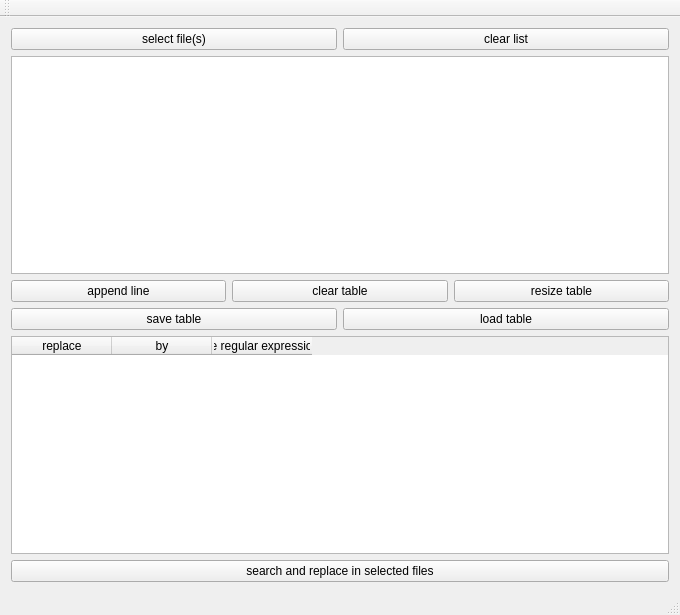
<?xml version="1.0" encoding="UTF-8"?>
<ui version="4.0">
 <class>MainWindow</class>
 <widget class="QMainWindow" name="MainWindow">
  <property name="geometry">
   <rect>
    <x>0</x>
    <y>0</y>
    <width>680</width>
    <height>615</height>
   </rect>
  </property>
  <property name="windowTitle">
   <string>MainWindow</string>
  </property>
  <widget class="QWidget" name="centralWidget">
   <layout class="QGridLayout" name="gridLayout">
    <item row="6" column="0">
     <widget class="QPushButton" name="pushButtonSearchAndReplace">
      <property name="text">
       <string>search and replace in selected files</string>
      </property>
     </widget>
    </item>
    <item row="3" column="0">
     <layout class="QHBoxLayout" name="horizontalLayout">
      <item>
       <widget class="QPushButton" name="pushButtonAppendLine">
        <property name="text">
         <string>append line</string>
        </property>
       </widget>
      </item>
      <item>
       <widget class="QPushButton" name="pushButtonClearTable">
        <property name="text">
         <string>clear table</string>
        </property>
       </widget>
      </item>
      <item>
       <widget class="QPushButton" name="pushButtonResizeTable">
        <property name="text">
         <string>resize table</string>
        </property>
       </widget>
      </item>
     </layout>
    </item>
    <item row="4" column="0">
     <layout class="QHBoxLayout" name="horizontalLayout_3">
      <item>
       <widget class="QPushButton" name="pushButtonSaveTable">
        <property name="text">
         <string>save table</string>
        </property>
       </widget>
      </item>
      <item>
       <widget class="QPushButton" name="pushButtonLoadTable">
        <property name="text">
         <string>load table</string>
        </property>
       </widget>
      </item>
     </layout>
    </item>
    <item row="0" column="0">
     <layout class="QHBoxLayout" name="horizontalLayout_2">
      <item>
       <widget class="QPushButton" name="pushButtonSelectFiles">
        <property name="text">
         <string>select file(s)</string>
        </property>
       </widget>
      </item>
      <item>
       <widget class="QPushButton" name="pushButtonClearFileList">
        <property name="text">
         <string>clear list</string>
        </property>
       </widget>
      </item>
     </layout>
    </item>
    <item row="1" column="0">
     <widget class="QListWidget" name="listWidget"/>
    </item>
    <item row="5" column="0">
     <widget class="QTableWidget" name="tableWidget">
      <property name="toolTip">
       <string>&lt;html&gt;&lt;head&gt;&lt;style&gt;table {
	border-spacing: 0px;
}
td {
	padding: 7px 3px 7px 3px;
	vertical-align: top;
}
&lt;/style&gt;&lt;/head&gt;&lt;body&gt;
	&lt;tr&gt;
		&lt;td&gt;yes&lt;/td&gt;
		&lt;td&gt;use regular expressions&lt;/td&gt;
	&lt;/tr&gt;
	&lt;tr&gt;
		&lt;td&gt;no&lt;/td&gt;
		&lt;td&gt;do not use regular expressions&lt;/td&gt;
	&lt;/tr&gt;
&lt;/table&gt;&lt;/body&gt;&lt;/html&gt;</string>
      </property>
      <property name="rowCount">
       <number>0</number>
      </property>
      <property name="columnCount">
       <number>3</number>
      </property>
      <column>
       <property name="text">
        <string>replace</string>
       </property>
      </column>
      <column>
       <property name="text">
        <string>by</string>
       </property>
      </column>
      <column>
       <property name="text">
        <string>use regular expression?</string>
       </property>
      </column>
     </widget>
    </item>
   </layout>
  </widget>
  <widget class="QMenuBar" name="menuBar">
   <property name="geometry">
    <rect>
     <x>0</x>
     <y>0</y>
     <width>680</width>
     <height>21</height>
    </rect>
   </property>
  </widget>
  <widget class="QToolBar" name="mainToolBar">
   <attribute name="toolBarArea">
    <enum>TopToolBarArea</enum>
   </attribute>
   <attribute name="toolBarBreak">
    <bool>false</bool>
   </attribute>
  </widget>
  <widget class="QStatusBar" name="statusBar"/>
 </widget>
 <layoutdefault spacing="6" margin="11"/>
 <resources/>
 <connections/>
</ui>
